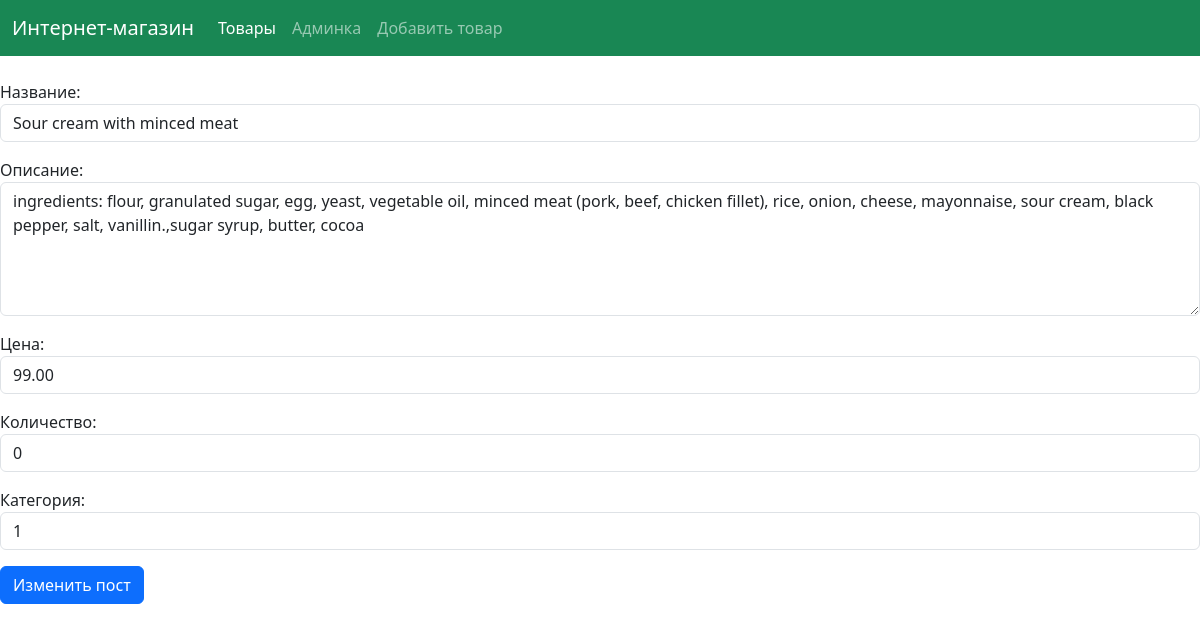
The app's page /products/2/edit/ with its own data.
### shop_app/models.py (models this page shows)
class Product(models.Model):
    name = models.CharField(max_length=200, verbose_name='Название товара', null=True)
    description = models.TextField(blank=True, verbose_name='Состав')
    price = models.DecimalField(max_digits=10, decimal_places=2, verbose_name='Цена')
    quantity = models.IntegerField(blank=True, default=0, verbose_name='Количество')
    created_at = models.DateTimeField(auto_now_add=True)
    category = models.ForeignKey(Category, on_delete=models.CASCADE, related_name='products')

### shop_app/views.py (the view)
# urls.py: path('products/<int:pk>/edit/', views.ProductUpdateView.as_view(), name='edit_product'),
class ProductUpdateView(UpdateView):
    model = Product
    template_name = 'shop_app/edit_product.html'
    form_class = ProductModelForm
    success_url = reverse_lazy('products')

### shop_app/forms.py
class ProductModelForm(forms.ModelForm):
    class Meta:
        model = Product
        fields = ['name', 'description', 'price', 'quantity', 'category']
        labels = {
            'name': 'Название',
            'description': 'Описание',
            'price': 'Цена',
            'quantity': 'Количество',
            'category': 'Категория',
        }
        widgets = {
            'name': forms.TextInput(attrs={'class': 'form-control', 'placeholder': 'Введите название'}),
            'description': forms.Textarea(
                attrs={'class': 'form-control', 'rows': 5, 'placeholder': 'Введите состав'}),
            'price': forms.NumberInput(attrs={'class': 'form-control'}),
            'quantity': forms.NumberInput(attrs={'class': 'form-control'}),
            'category': forms.TextInput(attrs={'class': 'form-control'}),
        }

### shop_app/templates/shop_app/edit_product.html (shortened to what this page needs)
{% extends 'shop_app/base.html' %}
{% block content %}
<form method="post" class="mt-4">
  {{ form.as_p }}
  <button type="submit" class="btn btn-primary">Изменить пост</button>
</form>
{% endblock %}

### records on screen
Product: name "Sour cream with minced meat", description "ingredients: flour, granulated sugar, egg, yeast, vegetable oil, minced meat (pork, beef, chicken fillet), rice, onion, cheese, mayonnaise, sour cream, black pepper, salt, vanillin.,sugar syrup, butter, cocoa", price "99.00", quantity "0", category "1"
